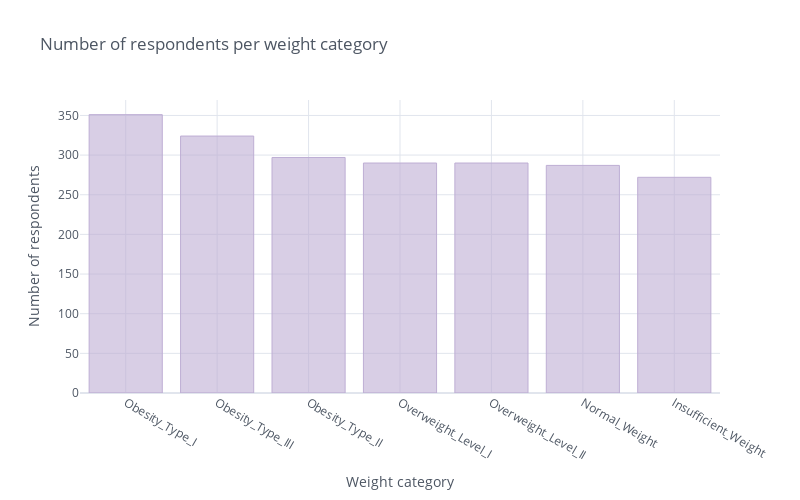

The cell this chart's notebook holds for it:
### Markdown cell above
We can observed a pretty balanced distribution of data regarding the obesity levels category, owing to using the Weka tool and the SMOTE filter. The datapoints are more skewed towards respondents who fall into the three obese categories, as they make up the top three categories by the number of respondents. Whereas, if we turn to the country statistical profiles, we see that a number of people with overweight is significantly higher than obesity cases. For instance, Peruvian National Institute of Health reported that 40% of people in Peru are overweight, about 20% of these are obese[10]. Besides, only 0.8% male and 1.4% female in Mexico are underweight[13], though people with insufficient weight are more than 10% in the dataset. Therefore, we should keep in mind this information while making conclusions.

### Code cell
respondents_per_obesity = data['Weight_category'].value_counts()
respondents_per_obesity.iplot(kind = 'bar', dimensions = (800,500), 
                             xTitle = 'Weight category', yTitle = 'Number of respondents', 
                             title = 'Number of respondents per weight category', color = '#BEAED4')

### Figure 1 — Plotly figure (JSON) as saved in the notebook; plotly's stock layout.template omitted (floating-point values rounded to 4 significant figures)
{"data": [{"marker": {"color": "rgba(190, 174, 212, 0.6)", "line": {"color": "rgba(190, 174, 212, 1.0)", "width": 1}}, "name": "Weight_category", "orientation": "v", "text": "", "type": "bar", "x": ["Obesity_Type_I", "Obesity_Type_III", "Obesity_Type_II", "Overweight_Level_I", "Overweight_Level_II", "Normal_Weight", "Insufficient_Weight"], "y": [351, 324, 297, 290, 290, 287, 272]}], "layout": {"height": 500, "legend": {"bgcolor": "#FFFFFF", "font": {"color": "#4D5663"}}, "paper_bgcolor": "#FFFFFF", "plot_bgcolor": "#FFFFFF", "title": {"font": {"color": "#4D5663"}, "text": "Number of respondents per weight category"}, "width": 800, "xaxis": {"autorange": true, "gridcolor": "#E1E5ED", "range": [-0.5, 6.5], "showgrid": true, "tickfont": {"color": "#4D5663"}, "title": {"font": {"color": "#4D5663"}, "text": "Weight category"}, "type": "category", "zerolinecolor": "#E1E5ED"}, "yaxis": {"autorange": true, "gridcolor": "#E1E5ED", "range": [0, 369.5], "showgrid": true, "tickfont": {"color": "#4D5663"}, "title": {"font": {"color": "#4D5663"}, "text": "Number of respondents"}, "type": "linear", "zerolinecolor": "#E1E5ED"}}}
